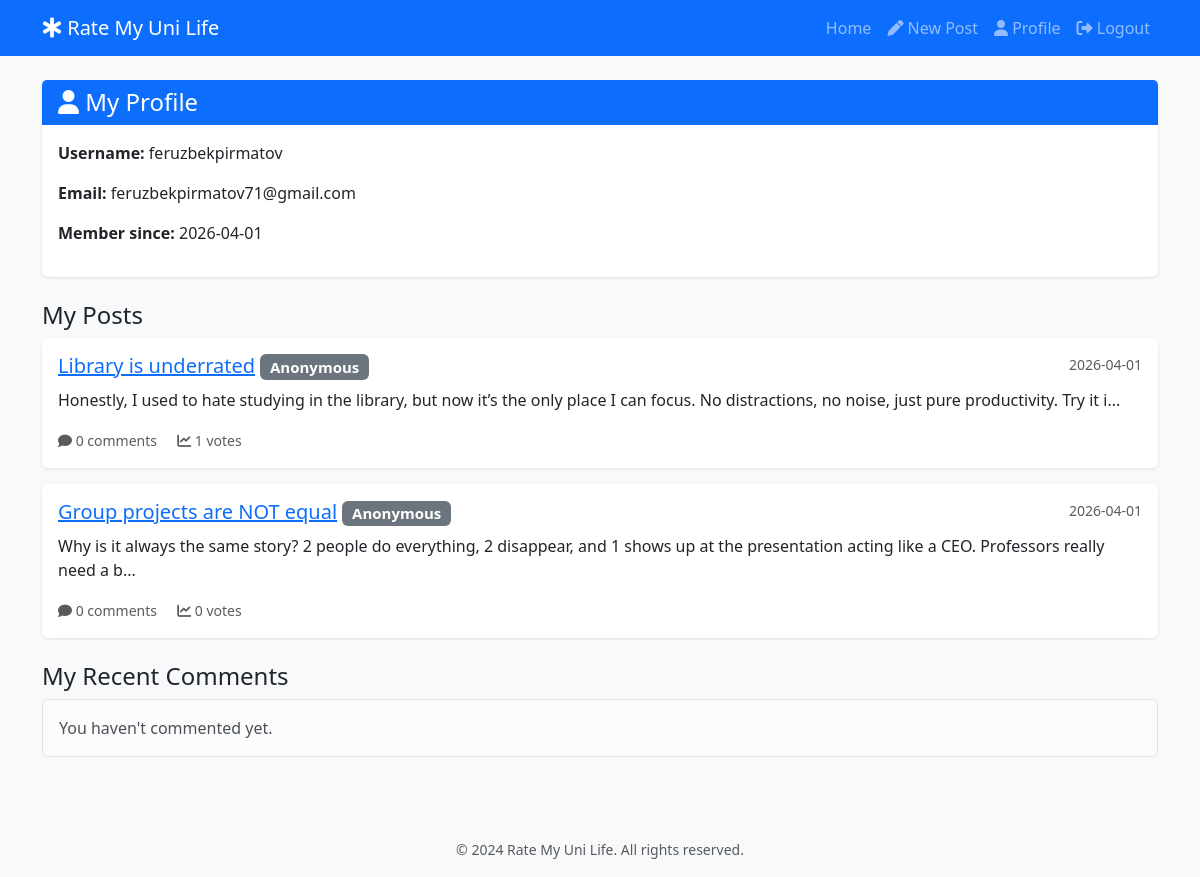
Screenshot of /profile (signed in) with the database file from the repository.
### models.py (models this page shows, shortened)
class User(UserMixin, db.Model):
    __tablename__ = 'users'
    id = db.Column(db.Integer, primary_key=True, autoincrement=True)
    username = db.Column(db.String(50), nullable=False, unique=True)
    email = db.Column(db.String(100), nullable=False, unique=True)
    password_hash = db.Column(db.String(255), nullable=False)
    is_admin = db.Column(db.Boolean, nullable=False, default=False)
    created_at = db.Column(db.DateTime, nullable=False, default=datetime.utcnow)
    posts = db.relationship('Post', backref='author', lazy=True, cascade='all, delete-orphan')
    comments = db.relationship('Comment', backref='author', lazy=True, cascade='all, delete-orphan')
    votes = db.relationship('Vote', backref='user', lazy=True, cascade='all, delete-orphan')
    reports = db.relationship('Report', foreign_keys='Report.reporter_id', backref='reporter', lazy=True)

class Post(db.Model):
    __tablename__ = 'posts'
    id = db.Column(db.Integer, primary_key=True, autoincrement=True)
    author_id = db.Column(db.Integer, db.ForeignKey('users.id', ondelete='CASCADE'), nullable=False)
    title = db.Column(db.String(200), nullable=False)
    content = db.Column(db.Text, nullable=False)
    category = db.Column(db.String(50), nullable=False)  # professor / course / campus / general
    is_anonymous = db.Column(db.Boolean, nullable=False, default=True)
    created_at = db.Column(db.DateTime, nullable=False, default=datetime.utcnow)
    updated_at = db.Column(db.DateTime, nullable=True, onupdate=datetime.utcnow)
    comments = db.relationship('Comment', backref='post', lazy=True, cascade='all, delete-orphan')
    votes = db.relationship('Vote', backref='post', lazy=True, cascade='all, delete-orphan')
    reports = db.relationship('Report', backref='post', lazy=True, cascade='all, delete-orphan')
    tags = db.relationship('Tag', secondary=post_tags, backref=db.backref('posts', lazy='dynamic'))
    @property
    def vote_count(self):
        upvotes = sum(1 for vote in self.votes if vote.vote_type == 1)
        downvotes = sum(1 for vote in self.votes if vote.vote_type == -1)
        return upvotes - downvotes

class Vote(db.Model):
    __tablename__ = 'votes'
    id = db.Column(db.Integer, primary_key=True, autoincrement=True)
    user_id = db.Column(db.Integer, db.ForeignKey('users.id', ondelete='CASCADE'), nullable=False)
    post_id = db.Column(db.Integer, db.ForeignKey('posts.id', ondelete='CASCADE'), nullable=False)
    vote_type = db.Column(db.Integer, nullable=False)  # 1 = upvote, -1 = downvote
    __table_args__ = (
        db.UniqueConstraint('user_id', 'post_id', name='unique_user_post_vote'),
        db.CheckConstraint('vote_type IN (1, -1)', name='check_vote_type')
    )

### app.py (the view)
    @app.route('/profile')
    @login_required
    def profile():
        user_posts = Post.query.filter_by(author_id=current_user.id).order_by(Post.created_at.desc()).all()
        user_comments = Comment.query.filter_by(author_id=current_user.id).order_by(Comment.created_at.desc()).all()
        return render_template('profile.html', user_posts=user_posts, user_comments=user_comments)

### app.py (called while the page is built)
@login_manager.user_loader
def load_user(user_id):
    return db.session.get(User, int(user_id))

### templates/profile.html (shortened to what this page needs)
{% extends "base.html" %}
{% block content %}
<div class="row">
    <div class="col-md-12">
        <div class="card mb-4">
            <div class="card-header bg-primary text-white">
                <h4 class="mb-0"><i class="fas fa-user"></i> My Profile</h4>
            </div>
            <div class="card-body">
                <div class="row">
                    <div class="col-md-6">
                        <p><strong>Username:</strong> {{ current_user.username }}</p>
                        <p><strong>Email:</strong> {{ current_user.email }}</p>
                        <p><strong>Member since:</strong> {{ current_user.created_at.strftime('%Y-%m-%d') }}</p>
                    </div>
                </div>
            </div>
        </div>
        <h4>My Posts</h4>
        {% if user_posts %}
            {% for post in user_posts %}
                <div class="card mb-3">
                    <div class="card-body">
                        <div class="d-flex justify-content-between">
                            <h5 class="card-title">
                                <a href="{{ url_for('view_post', post_id=post.id) }}">{{ post.title }}</a>
                                {% if post.is_anonymous %}
                                    <span class="badge bg-secondary">Anonymous</span>
                                {% endif %}
                            </h5>
                            <small class="text-muted">{{ post.created_at.strftime('%Y-%m-%d') }}</small>
                        </div>
                        <p class="card-text">{{ post.content[:150] }}...</p>
                        <div class="text-muted">
                            <small><i class="fas fa-comment"></i> {{ post.comments|length }} comments</small>
                            <small class="ms-3"><i class="fas fa-chart-line"></i> {{ post.vote_count }} votes</small>
                        </div>
                    </div>
                </div>
            {% endfor %}
        {% else %}
            <div class="alert alert-info">You haven't created any posts yet.</div>
        {% endif %}
        <h4 class="mt-4">My Recent Comments</h4>
        {% if user_comments %}
            {% for comment in user_comments[:5] %}
                <div class="card mb-3">
                    <div class="card-body">
                        <div class="d-flex justify-content-between">
                            <div>
                                <strong>On:</strong>
                                <a href="{{ url_for('view_post', post_id=comment.post.id) }}">{{ comment.post.title }}</a>
                            </div>
                            <small class="text-muted">{{ comment.created_at.strftime('%Y-%m-%d') }}</small>
                        </div>
                        <p class="card-text mt-2 mb-0">{{ comment.content }}</p>
                    </div>
                </div>
            {% endfor %}
        {% else %}
            <div class="alert alert-light border">You haven't commented yet.</div>
        {% endif %}
    </div>
</div>
{% endblock %}

### static/css/style.css (style rules this page uses)
body { background-color: #f8f9fa; font-family: 'Segoe UI', Tahoma, Geneva, Verdana, sans-serif; }
.card { border: none; box-shadow: 0 1px 3px rgba(0,0,0,0.1); }
.card-header { border-bottom: none; }
.card, .alert { animation: fadeIn 0.3s ease-out; }

### rows the page displays
User: username "feruzbekpirmatov", email "feruzbekpirmatov71@gmail.com", created_at "2026-04-01"
Post: title "Library is underrated", is_anonymous "Anonymous", created_at "2026-04-01", content "Honestly, I used to hate studying in the library, but now it’s the only place I can focus. No distractions, no noise, just pure productivity. Try it i", comments|length "0", vote_count "1"
Post: title "Group projects are NOT equal", is_anonymous "Anonymous", created_at "2026-04-01", content "Why is it always the same story? 2 people do everything, 2 disappear, and 1 shows up at the presentation acting like a CEO. Professors really need a b", comments|length "0", vote_count "0"
